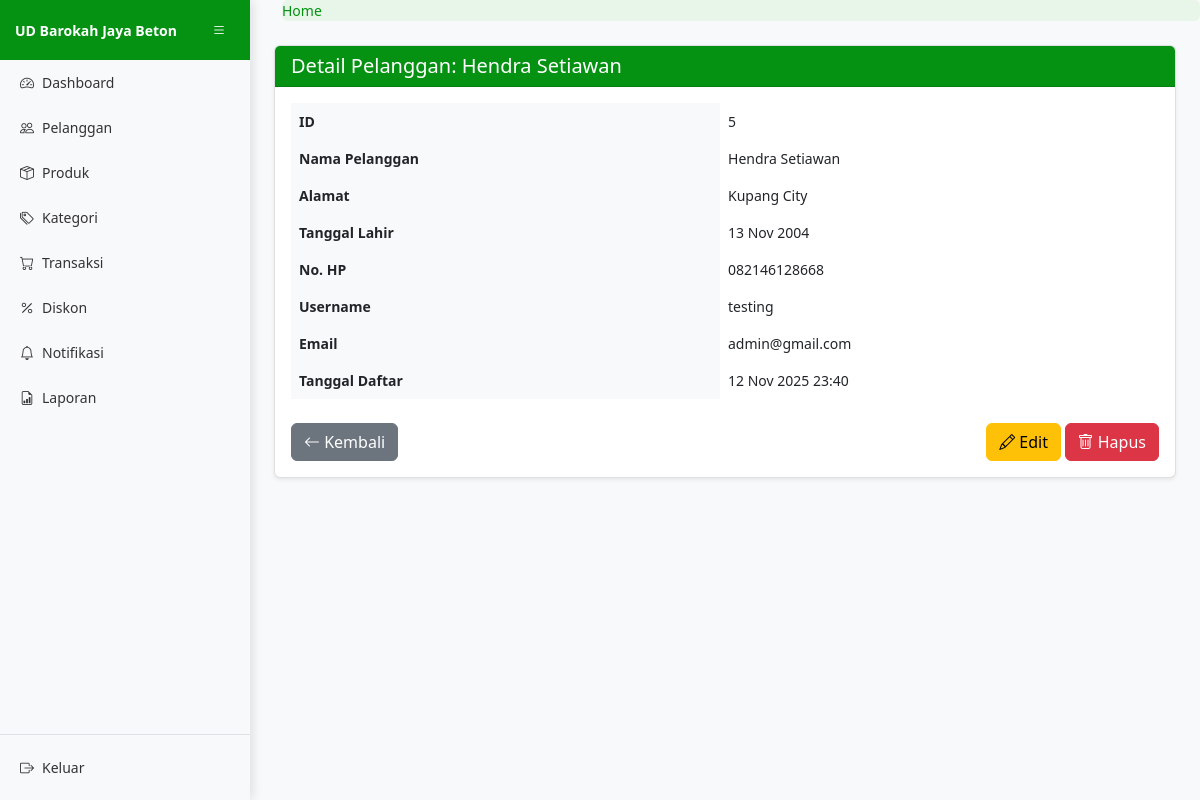
Screenshot of /pelanggan/5/ (signed in) with the database file from the repository.
### core/models.py (models this page shows, shortened)
class Pelanggan(models.Model):
    nama_pelanggan = models.CharField(max_length=100)
    alamat = models.TextField()
    tanggal_lahir = models.DateField()
    no_hp = models.CharField(max_length=15)
    username = models.CharField(max_length=50, unique=True)
    password = models.CharField(max_length=128)
    email = models.EmailField(unique=True)
    created_at = models.DateTimeField(auto_now_add=True)

### core/views.py (the view)
# urls.py: path('pelanggan/<int:pk>/', views.detail_pelanggan, name='detail_pelanggan'),
@login_required
def detail_pelanggan(request, pk):
    pelanggan = get_object_or_404(Pelanggan, pk=pk)
    return render(request, 'core/pelanggan/detail_pelanggan.html', {'pelanggan': pelanggan})

### core/templates/core/pelanggan/detail_pelanggan.html (shortened to what this page needs)
{% extends 'core/basis.html' %}
{% block content %}
<div class="container-fluid">
    <div class="card">
        <div class="card-header">
            <h5 class="card-title mb-0">Detail Pelanggan: {{ pelanggan.nama_pelanggan }}</h5>
        </div>
        <div class="card-body">
            <table class="table table-borderless">
                <tr>
                    <th>ID</th>
                    <td>{{ pelanggan.id }}</td>
                </tr>
                <tr>
                    <th>Nama Pelanggan</th>
                    <td>{{ pelanggan.nama_pelanggan }}</td>
                </tr>
                <tr>
                    <th>Alamat</th>
                    <td>{{ pelanggan.alamat }}</td>
                </tr>
                <tr>
                    <th>Tanggal Lahir</th>
                    <td>{{ pelanggan.tanggal_lahir|date:"d M Y" }}</td>
                </tr>
                <tr>
                    <th>No. HP</th>
                    <td>{{ pelanggan.no_hp }}</td>
                </tr>
                <tr>
                    <th>Username</th>
                    <td>{{ pelanggan.username }}</td>
                </tr>
                <tr>
                    <th>Email</th>
                    <td>{{ pelanggan.email }}</td>
                </tr>
                <tr>
                    <th>Tanggal Daftar</th>
                    <td>{{ pelanggan.created_at|date:"d M Y H:i" }}</td>
                </tr>
            </table>
            <div class="d-flex justify-content-between mt-4">
                <a href="{% url 'daftar_pelanggan' %}" class="btn btn-secondary">
                    <i class="bi bi-arrow-left"></i> Kembali
                </a>
                <div>
                    <a href="{% url 'edit_pelanggan' pelanggan.id %}" class="btn btn-warning">
                        <i class="bi bi-pencil"></i> Edit
                    </a>
                    <button type="button" class="btn btn-danger" data-bs-toggle="modal" data-bs-target="#hapusModal">
                        <i class="bi bi-trash"></i> Hapus
                    </button>
                </div>
            </div>
        </div>
    </div>
</div>
{% endblock %}

### core/static/core/css/app.css (style rules this page uses)
body { font-size: .875rem; background-color: #f8f9fa; overflow-x: hidden; }
.card { box-shadow: 0 0.125rem 0.25rem rgba(0, 0, 0, 0.075); border: 1px solid rgba(0, 0, 0, 0.125); margin-bottom: 1rem; }
.card-header { background-color: #059212; color: white; border-bottom: 1px solid rgba(0, 0, 0, 0.125); }
.table th { background-color: #f8f9fa; }

### rows the page displays
Pelanggan: nama_pelanggan "Hendra Setiawan", id "5", alamat "Kupang City", tanggal_lahir "13 Nov 2004", no_hp "082146128668", username "testing", email "admin@gmail.com", created_at "12 Nov 2025 23:40"
